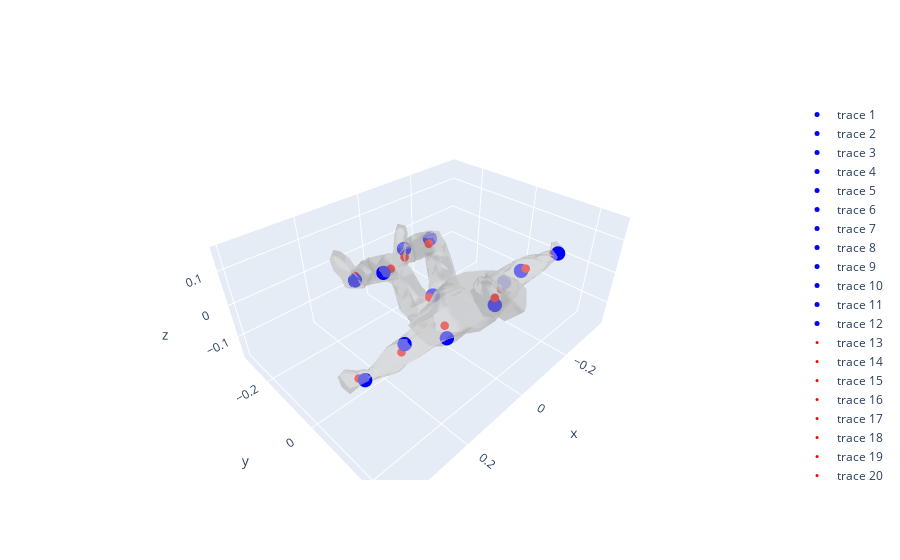

Source (notebook cell):
### Code cell
mesh, edge_features, keypoints = test_set[14]
keypoints = keypoints.cpu().detach().numpy()
predicted_keypoints = keypoints_predictor(edge_features.unsqueeze(0).to(torch.float32).to(device)).squeeze().cpu().detach().numpy()


fig = go.Figure()
fig.update_layout(scene=dict(aspectmode='data'))


fig.add_trace(go.Mesh3d(x=mesh.vertices[:, 0], y=mesh.vertices[:, 1], z=mesh.vertices[:, 2], i=mesh.faces[:, 0], j=mesh.faces[:, 1], k=mesh.faces[:, 2], color='lightgrey', opacity=0.5))

for i, keypoint in enumerate(predicted_keypoints):
    fig.add_trace(go.Scatter3d(x=[keypoint[0]], y=[keypoint[1]], z=[keypoint[2]], mode='markers', marker=dict(size=5, color='blue')))

for i, keypoint in enumerate(keypoints):
    fig.add_trace(go.Scatter3d(x=[keypoint[0]], y=[keypoint[1]], z=[keypoint[2]], mode='markers', marker=dict(size=3, color='red')))

fig.show()

### Figure 1 — Plotly figure (JSON) as saved in the notebook; plotly's stock layout.template omitted (floating-point values rounded to 4 significant figures; data arrays with more than 128 entries replaced by an {"elided": "..."} marker saying what was removed)
{"data": [{"color": "lightgrey", "i": {"elided": "1500 int values"}, "j": {"elided": "1500 int values"}, "k": {"elided": "1500 int values"}, "opacity": 0.5, "type": "mesh3d", "x": {"elided": "752 float values"}, "y": {"elided": "752 float values"}, "z": {"elided": "752 float values"}}, {"marker": {"color": "blue", "size": 5}, "mode": "markers", "type": "scatter3d", "x": [-0.3232], "y": [0.1384], "z": [0.03136]}, {"marker": {"color": "blue", "size": 5}, "mode": "markers", "type": "scatter3d", "x": [0.02017], "y": [0.1873], "z": [0.06265]}, {"marker": {"color": "blue", "size": 5}, "mode": "markers", "type": "scatter3d", "x": [0.3491], "y": [0.1371], "z": [0.03153]}, {"marker": {"color": "blue", "size": 5}, "mode": "markers", "type": "scatter3d", "x": [0.2324], "y": [0.1214], "z": [0.03931]}, {"marker": {"color": "blue", "size": 5}, "mode": "markers", "type": "scatter3d", "x": [-0.1056], "y": [-0.2571], "z": [-0.02744]}, {"marker": {"color": "blue", "size": 5}, "mode": "markers", "type": "scatter3d", "x": [-0.2015], "y": [0.1043], "z": [0.014]}, {"marker": {"color": "blue", "size": 5}, "mode": "markers", "type": "scatter3d", "x": [0.09401], "y": [-0.1107], "z": [0.04485]}, {"marker": {"color": "blue", "size": 5}, "mode": "markers", "type": "scatter3d", "x": [-0.01244], "y": [-0.04014], "z": [-0.04428]}, {"marker": {"color": "blue", "size": 5}, "mode": "markers", "type": "scatter3d", "x": [-0.1001], "y": [-0.1388], "z": [0.05664]}, {"marker": {"color": "blue", "size": 5}, "mode": "markers", "type": "scatter3d", "x": [0.08938], "y": [-0.2488], "z": [-0.04644]}, {"marker": {"color": "blue", "size": 5}, "mode": "markers", "type": "scatter3d", "x": [-0.09271], "y": [0.1286], "z": [0.04129]}, {"marker": {"color": "blue", "size": 5}, "mode": "markers", "type": "scatter3d", "x": [0.1233], "y": [0.1397], "z": [-0.0007521]}, {"marker": {"color": "red", "size": 3}, "mode": "markers", "type": "scatter3d", "x": [0.08252], "y": [-0.2548], "z": [-0.0381]}, {"marker": {"color": "red", "size": 3}, "mode": "markers", "type": "scatter3d", "x": [-0.09181], "y": [-0.2397], "z": [-0.04412]}, {"marker": {"color": "red", "size": 3}, "mode": "markers", "type": "scatter3d", "x": [0.07128], "y": [-0.1071], "z": [0.04836]}, {"marker": {"color": "red", "size": 3}, "mode": "markers", "type": "scatter3d", "x": [-0.07869], "y": [-0.1213], "z": [0.05536]}, {"marker": {"color": "red", "size": 3}, "mode": "markers", "type": "scatter3d", "x": [-0.002037], "y": [-0.04207], "z": [-0.04644]}, {"marker": {"color": "red", "size": 3}, "mode": "markers", "type": "scatter3d", "x": [0.3557], "y": [0.1261], "z": [0.03256]}, {"marker": {"color": "red", "size": 3}, "mode": "markers", "type": "scatter3d", "x": [-0.3253], "y": [0.124], "z": [0.023]}, {"marker": {"color": "red", "size": 3}, "mode": "markers", "type": "scatter3d", "x": [0.2413], "y": [0.1208], "z": [0.02177]}, {"marker": {"color": "red", "size": 3}, "mode": "markers", "type": "scatter3d", "x": [-0.2059], "y": [0.1154], "z": [0.02402]}, {"marker": {"color": "red", "size": 3}, "mode": "markers", "type": "scatter3d", "x": [0.1114], "y": [0.1213], "z": [0.01772]}, {"marker": {"color": "red", "size": 3}, "mode": "markers", "type": "scatter3d", "x": [-0.08399], "y": [0.129], "z": [0.02509]}, {"marker": {"color": "red", "size": 3}, "mode": "markers", "type": "scatter3d", "x": [0.01748], "y": [0.1839], "z": [0.07908]}], "layout": {"scene": {"aspectmode": "data"}}}
